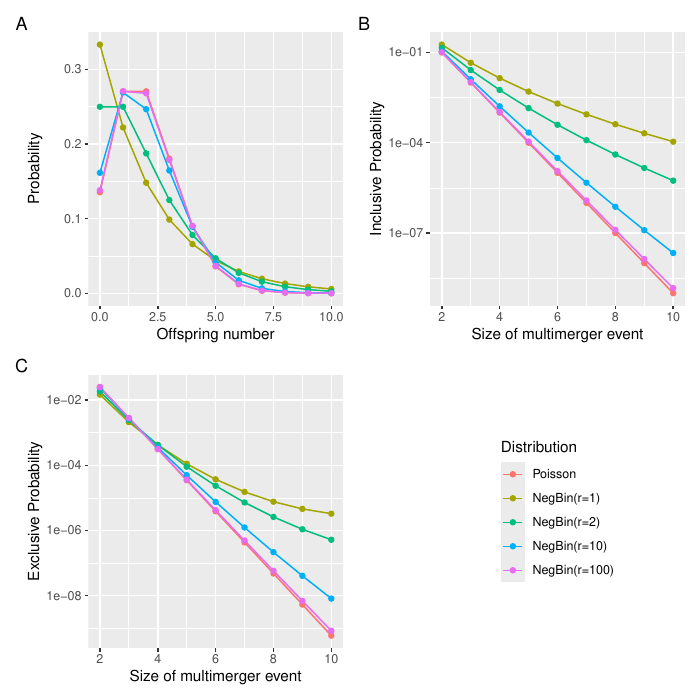

Here is the R script that generated this plot:
rm(list=ls())
library(EpiLambda)
library(ggplot2)
library(patchwork)

data=data.frame()
rt=2
data=rbind(data,data.frame(x=0:10,y=dpois(0:10,rt),Distribution='Poisson'))
rs=c(1,2,10,100)
for (i in 1:length(rs))
  data=rbind(data,data.frame(x=0:10,y=dnbinom(0:10,size=rs[i],mu=rt),Distribution=paste0('NegBin(r=',rs[i],')')))
data$Distribution=factor(data$Distribution,levels=unique(data$Distribution))#forces order to remain as input
plot1<-ggplot(data, aes(x=x)) + scale_x_continuous(breaks=seq(0,10,1)) +theme(panel.grid.minor.x = element_blank() )+
  geom_line(aes(y = y, colour = Distribution)) + geom_point(aes(y=y,colour=Distribution))+
  xlab('Offspring number')+ylab('Probability')


nt=10
data=data.frame()
v=sapply(1:10, function(k) pois_inclusive(k,nt=nt))
data=rbind(data,data.frame(x=1:10,y=v,Distribution='Poisson'))
for (i in 1:length(rs)) {
  v=sapply(1:10, function(k) negbin_inclusive(k,nt=nt,r=rs[i]))
  data=rbind(data,data.frame(x=1:10,y=v,Distribution=paste0('NegBin(r=',rs[i],')')))}
data$Distribution=factor(data$Distribution,levels=unique(data$Distribution))#forces order to remain as input
plot2<-ggplot(data, aes(x=x)) + scale_x_continuous(breaks=seq(0,10,1)) +theme(panel.grid.minor.x = element_blank() )+
  geom_line(aes(y = y, colour = Distribution)) + geom_point(aes(y=y,colour=Distribution))+
  xlab('Size of multimerger event')+ylab('Inclusive Probability') + scale_y_log10(breaks=10^-(0:10),limits=c(1e-10,1))+theme(panel.grid.minor.y = element_blank() )

data=data.frame()
v=sapply(1:10, function(k) pois_exclusive(k,n=15,nt=nt))
data=rbind(data,data.frame(x=1:10,y=v,Distribution='Poisson'))
for (i in 1:length(rs)) {
  v=sapply(1:10, function(k) negbin_exclusive(k,n=15,nt=nt,r=rs[i]))
  data=rbind(data,data.frame(x=1:10,y=v,Distribution=paste0('NegBin(r=',rs[i],')')))}
data$Distribution=factor(data$Distribution,levels=unique(data$Distribution))#forces order to remain as input
plot3<-ggplot(data, aes(x=x)) + scale_x_continuous(breaks=seq(0,10,1)) +theme(panel.grid.minor.x = element_blank() )+
  geom_line(aes(y = y, colour = Distribution)) + geom_point(aes(y=y,colour=Distribution))+
  xlab('Size of multimerger event')+ylab('Exclusive Probability') + scale_y_log10(breaks=10^-(0:10),limits=c(1e-10,1))+theme(panel.grid.minor.y = element_blank() )

pdf('figure.pdf',7,7)
plot1+plot2+plot3+guide_area()+plot_layout(ncol = 2, nrow = 2, guides = "collect")+plot_annotation(tag_levels = 'A')
dev.off()
system('open figure.pdf')
